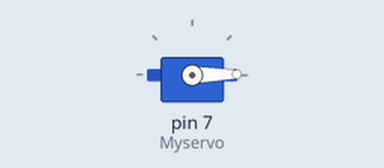
Simulated run of this sketch. Board: Arduino Uno, built with avr-gcc and run on an emulated ATmega328P. Shown: servo.

Above: at 0.05 s.
At 3.4 s:
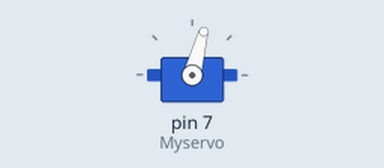
At 6.8 s:
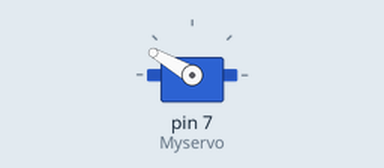
At 13.55 s:
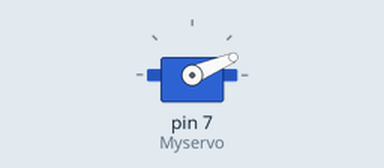
Timing chart, 0 to 19.4 s (numbered marks = the images above):
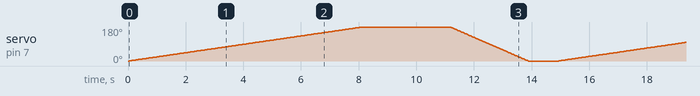

The sketch:

32_interfacing_servo_motor1.ino
```cpp
#include <Servo.h>
Servo Myservo;
int pos;

void setup ()
{
  Myservo.attach(7);
}
void loop()
{
  for(pos=0;pos<=180;pos++)
  {
    Myservo.write(pos);
    delay(45);
  }
  delay(3000);
  for (pos=180;pos>=0;pos--)
  {
    Myservo.write(pos);
    delay(15);
  }
  delay(1000);
}
```
